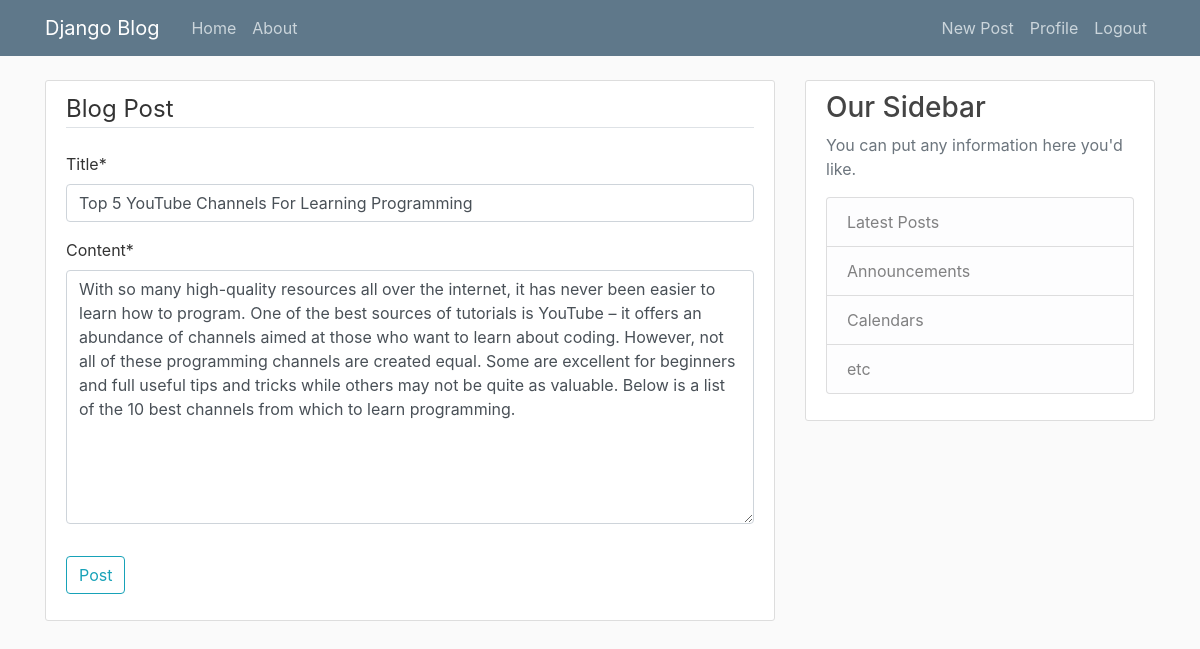
The page /post/36/update/ (signed in) on the database its author committed.
### blog/models.py (models this page shows, shortened)
class Post(models.Model):
    title = models.CharField(max_length=100)
    content = models.TextField()
    date_posted = models.DateTimeField(default=timezone.now)
    author = models.ForeignKey(User, on_delete=models.CASCADE)

### blog/views.py (the view, shortened to what this page needs)
# urls.py: path('post/<int:pk>/update/', PostUpdateView.as_view(), name='post-update'),
class PostUpdateView(LoginRequiredMixin, UserPassesTestMixin, UpdateView):
    model = Post
    fields = ['title', 'content']
    def test_func(self):
        post = self.get_object()
        if self.request.user == post.author:
            return True
        return False

### blog/templates/blog/post_form.html (shortened to what this page needs)
{% extends "blog/base.html" %}
{% load crispy_forms_tags %}
{% block content %}
    <div class="content-section" >
        <form method="POST">
            <fieldset class="form-group">
                <legend class="border-bottom mb-4">Blog Post</legend>
                {{ form|crispy }}
            </fieldset>
            <div class="form-group">
                <button class="btn btn-outline-info" type="submit">Post</button>
            </div>
        </form>
    </div>
{% endblock content %}

### blog/static/blog/main.css (style rules this page uses)
body { background: #fafafa; color: #333333; margin-top: 5rem; }
.content-section { background: #ffffff; padding: 10px 20px; border: 1px solid #dddddd; border-radius: 3px; margin-bottom: 20px; }

### rows shown on the page
Post: title "Top 5 YouTube Channels For Learning Programming", content "With so many high-quality resources all over the internet, it has never been easier to learn how to program. One of the best sources of tutorials is YouTube – it offers an abundance of channels aimed at those who want to learn about coding. However, not all of these programming channels are created equal. Some are excellent for beginners and full useful tips and tricks while others may not be quite as valuable. Below is a list of the 10 best channels from which to learn programming."
